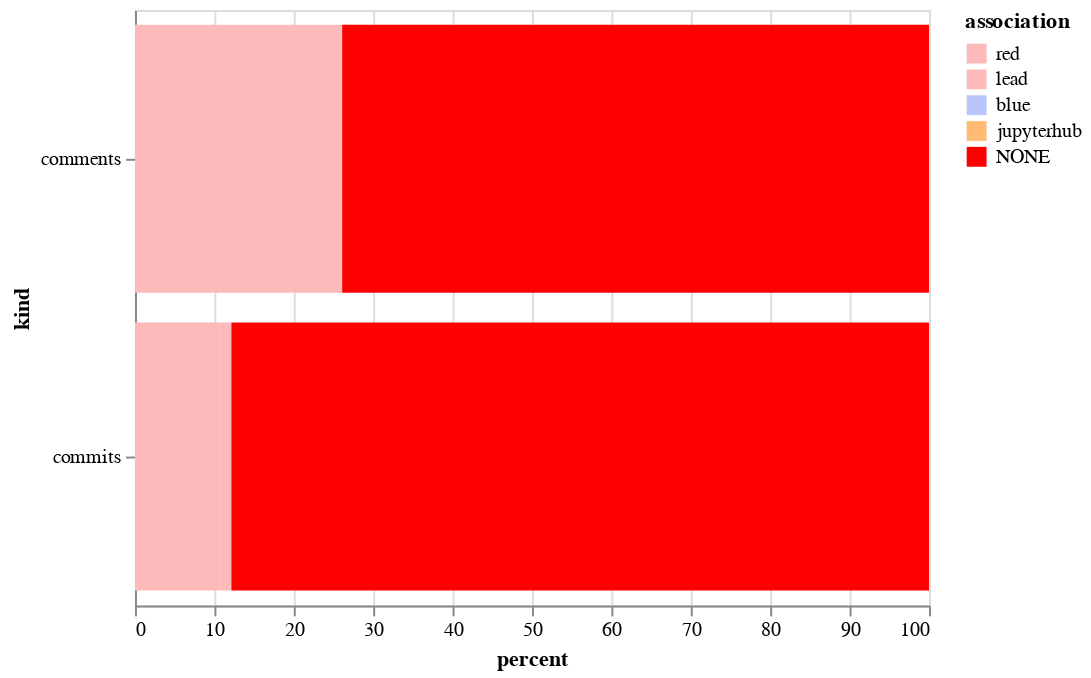

Notebook source saved alongside this figure:
### Code cell
alt.Chart(sum_both).mark_bar().encode(
    x='percent',
    y='kind',
    color=alt.Color('association', sort=["CONTRIBUTOR", "MEMBER", "NONE"], scale=color_scale)
)

### Figure 1 — Vega-Lite specification as saved in the notebook (floating-point values rounded to 4 significant figures)
{"$schema": "https://vega.github.io/schema/vega-lite/v2.6.0.json", "config": {"view": {"height": 300, "width": 400}}, "data": {"name": "data-0a5e32c93adae06cefd2299fffbaf22d"}, "datasets": {"data-0a5e32c93adae06cefd2299fffbaf22d": [{"association": "NONE", "kind": "comments", "percent": 73.91}, {"association": "red", "kind": "comments", "percent": 26.09}, {"association": "NONE", "kind": "commits", "percent": 87.88}, {"association": "lead", "kind": "commits", "percent": 1.515}, {"association": "red", "kind": "commits", "percent": 10.61}]}, "encoding": {"color": {"field": "association", "scale": {"domain": ["red", "lead", "blue", "jupyterhub", "NONE"], "range": ["#fdbaba", "#fdbaba", "#bac5fd", "#ffbb74", "red"]}, "sort": ["CONTRIBUTOR", "MEMBER", "NONE"], "type": "nominal"}, "x": {"field": "percent", "type": "quantitative"}, "y": {"field": "kind", "type": "nominal"}}, "mark": "bar"}
